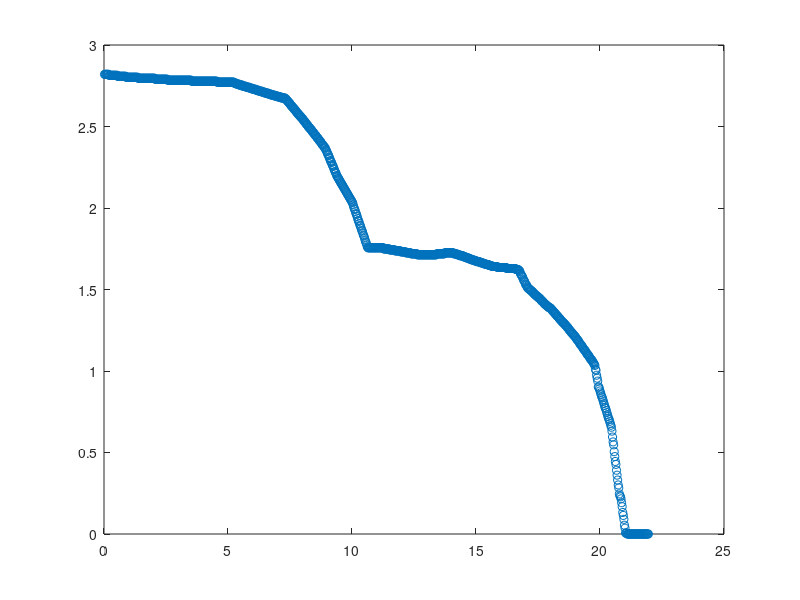

Write MATLAB code to recreate this figure. (Note: this script raises an error after producing the figure.)
%% Example. I-V curves
% Author: Jieming Ma
% Xi'an Jiaotong-Liverpool University - 2020
% jieming84@gmail.com

% If you like my work please cite my papers:

% J. Ma, K. Wang, K.L. Man, H.-N. Liang, X. Pan, 
% "An Analytical Model for a Photovoltaic Module Under Partial Shading Conditions", 
% the 20th annual conference of the International Conference on Environmental and Electrical Engineering
% accepted,2020.

clear
clc
%% Load experimental data
load IV_SPM045P
plot(iv(:, 1), iv(:, 2),'o');
hold on


load env  %Load environmental data
load SPM045P %Load PV technical data
load para %Load parameters


%% Plot I-V curve
V = iv(:, 1);
I=zeros(length(V));

for i = 1 : length(V)
    I(i) = CompleteModel(tech, para, env, V(i), iv);
end

plot(V, I);
%% Caculate RMSE
f = sqrt(sum((I' - iv(:, 2)) .^ 2) / length(iv));


